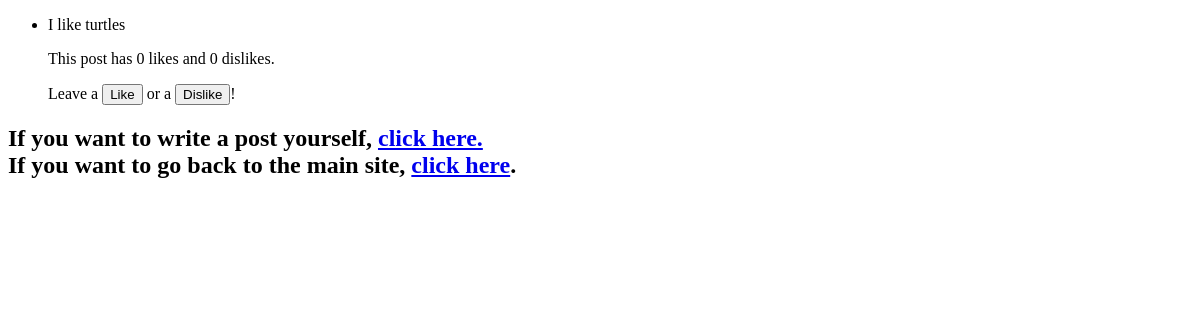
/post/, run on an earlier commit of the app's database.
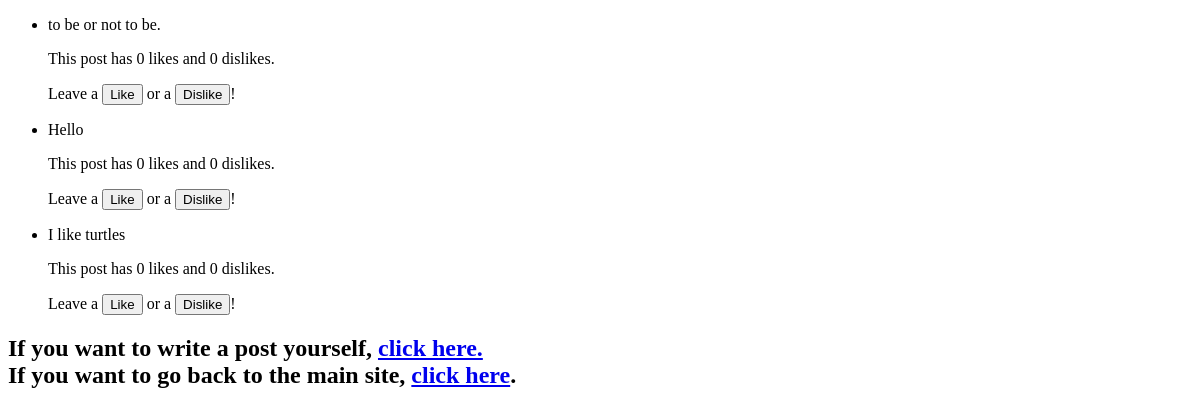
And on a later commit of the database.
### post/models.py (models this page shows, shortened)
class Post(models.Model):
    post_text = models.CharField(max_length=500)
    pub_date = models.DateTimeField("date published")
    likes = models.IntegerField(default=0)
    dislikes = models.IntegerField(default=0)

### post/views.py (the view)
# urls.py: path('', views.index, name="index"),
def index(request):
    post_list = Post.objects.order_by('-pub_date')
    template = loader.get_template('post/index.html')
    context = {'post_list': post_list, }
    if request.method == "POST":
        like = request.POST.get('like')
        dislike = request.POST.get('dislike')
        if like:
            post = Post.objects.get(id=like)
            post.likes = (post.likes + 1)
            post.save()
        elif dislike:
            post = Post.objects.get(id=dislike)
            post.dislikes = (post.dislikes + 1)
            post.save()
        return HttpResponse(template.render(context, request))
    else:
        return HttpResponse(template.render(context, request))

### post/templates/post/index.html (shortened to what this page needs)
<!DOCTYPE html>
<html lang="en">
{% load static %}
<link rel="stylesheet" type="text/css" href="{% static 'post/index.css' %}" />
<head>
</head>
<body>
{% if post_list %}
<ul>
    {% for post in post_list %}
    <li>{{post.post_text}}</li>
    <p>This post has {{post.likes}} likes and {{post.dislikes}} dislikes.</p>
    <form method="post">
        <p>Leave a <button type="submit" name="like" value="{{post.id}}">Like</button> or a <button type="submit" name="dislike" value="{{post.id}}">Dislike</button>!</p>
    </form>
    {% endfor %}
</ul>
{% else %}
<h1>There are no posts...</h1>
{% endif %}
<h2>If you want to write a post yourself, <a href="{% url 'create' %}">click here.</a> <br/>
    If you want to go back to the main site, <a href="/">click here</a>.</h2>
</body>
</html>

What changed in the data, as far as the page shows it:
added Post: post_text "to be or not to be.", likes "0", dislikes "0", {{ post.id }} 3 (drawn)
added Post: post_text "Hello", likes "0", dislikes "0", {{ post.id }} 2 (drawn)
